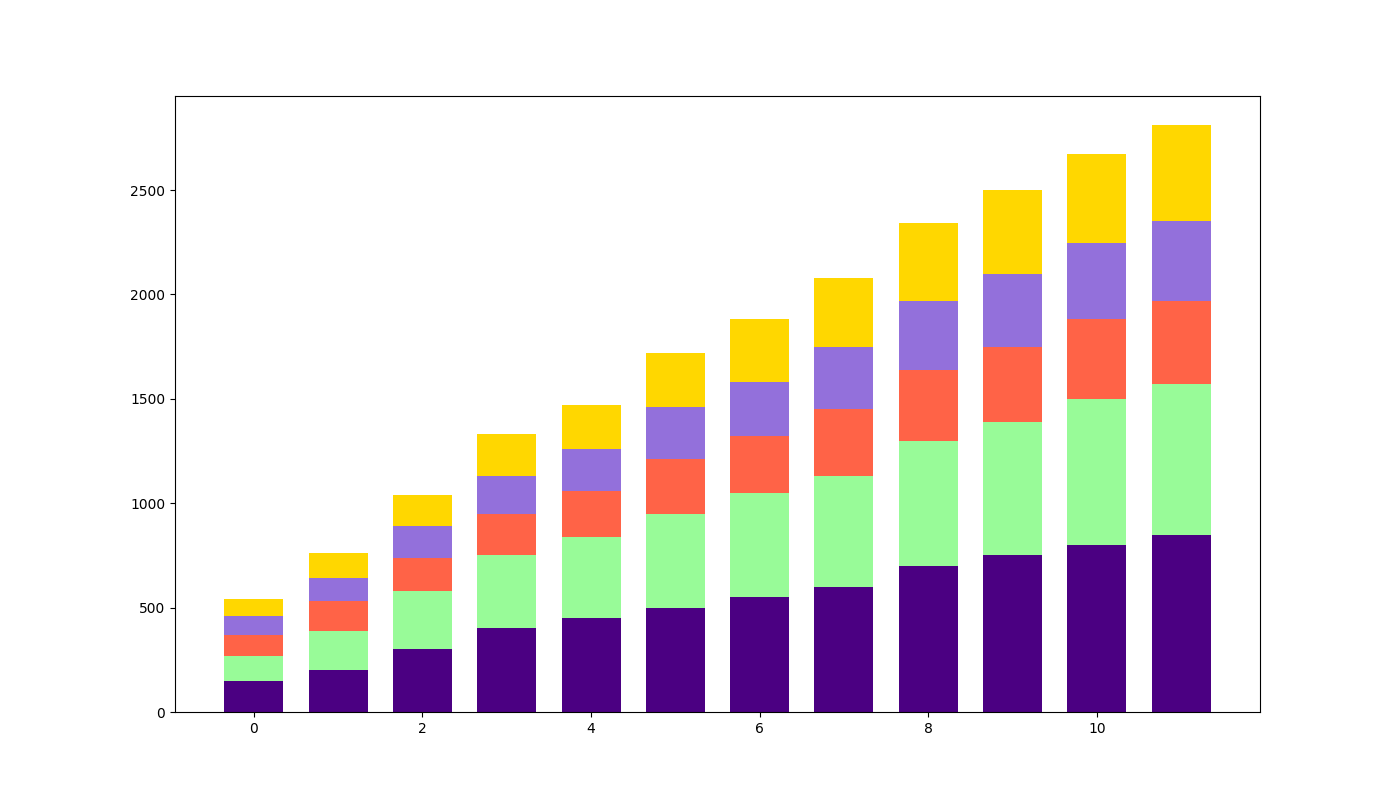

This figure's Python source:
import matplotlib.pyplot as plt
import numpy as np

product_sales = np.array([
    [150, 200, 300, 400, 450, 500, 550, 600, 700, 750, 800, 850],
    [120, 190, 280, 350, 390, 450, 500, 530, 600, 640, 700, 720],
    [100, 140, 160, 200, 220, 260, 270, 320, 340, 360, 380, 400],
    [90, 110, 150, 180, 200, 250, 260, 300, 330, 350, 365, 380],
    [80, 120, 150, 200, 210, 260, 300, 330, 370, 400, 430, 460]
])

cumulative_sales = np.cumsum(product_sales, axis=0)
colors = ['#4B0082', '#98FB98', '#FF6347', '#9370DB', '#FFD700']

fig, ax = plt.subplots(figsize=(14, 8))
index = np.arange(12)

for i in range(len(product_sales)):
    if i == 0:
        ax.bar(index, product_sales[i], 0.7, color=colors[i])
    else:
        ax.bar(index, product_sales[i], 0.7, bottom=cumulative_sales[i-1], color=colors[i])

plt.show()
